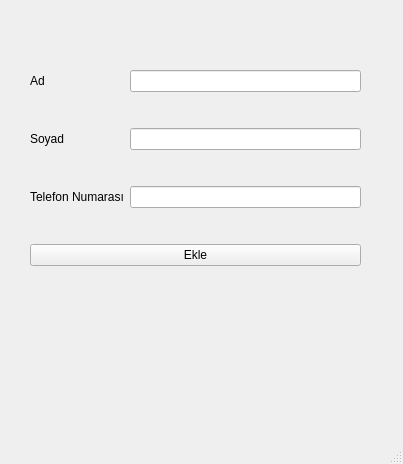
<?xml version="1.0" encoding="UTF-8"?>
<ui version="4.0">
 <class>MainWindow</class>
 <widget class="QMainWindow" name="MainWindow">
  <property name="geometry">
   <rect>
    <x>0</x>
    <y>0</y>
    <width>403</width>
    <height>464</height>
   </rect>
  </property>
  <property name="windowTitle">
   <string>MainWindow</string>
  </property>
  <widget class="QWidget" name="centralwidget">
   <widget class="QWidget" name="gridLayoutWidget">
    <property name="geometry">
     <rect>
      <x>30</x>
      <y>40</y>
      <width>331</width>
      <height>258</height>
     </rect>
    </property>
    <layout class="QGridLayout" name="gridLayout">
     <item row="2" column="0">
      <widget class="QLabel" name="label_2">
       <property name="text">
        <string>Soyad</string>
       </property>
      </widget>
     </item>
     <item row="1" column="1">
      <widget class="QLineEdit" name="txtAd"/>
     </item>
     <item row="4" column="0" colspan="2">
      <widget class="QPushButton" name="btnEkle">
       <property name="text">
        <string>Ekle</string>
       </property>
      </widget>
     </item>
     <item row="1" column="0">
      <widget class="QLabel" name="label">
       <property name="text">
        <string>Ad</string>
       </property>
      </widget>
     </item>
     <item row="2" column="1">
      <widget class="QLineEdit" name="txtSoyad"/>
     </item>
     <item row="3" column="0">
      <widget class="QLabel" name="label_3">
       <property name="text">
        <string>Telefon Numarası</string>
       </property>
      </widget>
     </item>
     <item row="3" column="1">
      <widget class="QLineEdit" name="txtTelefon"/>
     </item>
    </layout>
   </widget>
  </widget>
  <widget class="QMenuBar" name="menubar">
   <property name="geometry">
    <rect>
     <x>0</x>
     <y>0</y>
     <width>403</width>
     <height>28</height>
    </rect>
   </property>
  </widget>
  <widget class="QStatusBar" name="statusbar"/>
 </widget>
 <resources/>
 <connections/>
</ui>
